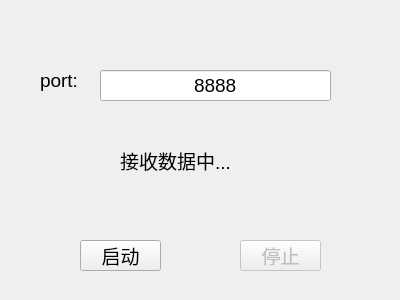
<?xml version="1.0" encoding="UTF-8"?>
<ui version="4.0">
 <class>MainServerWidget</class>
 <widget class="QWidget" name="MainServerWidget">
  <property name="geometry">
   <rect>
    <x>0</x>
    <y>0</y>
    <width>400</width>
    <height>300</height>
   </rect>
  </property>
  <property name="windowTitle">
   <string>MainServerWidget</string>
  </property>
  <widget class="QLabel" name="label_2">
   <property name="geometry">
    <rect>
     <x>40</x>
     <y>60</y>
     <width>61</width>
     <height>41</height>
    </rect>
   </property>
   <property name="font">
    <font>
     <pointsize>14</pointsize>
    </font>
   </property>
   <property name="text">
    <string>port:</string>
   </property>
  </widget>
  <widget class="QLineEdit" name="portLineEdit">
   <property name="geometry">
    <rect>
     <x>100</x>
     <y>70</y>
     <width>231</width>
     <height>31</height>
    </rect>
   </property>
   <property name="font">
    <font>
     <pointsize>14</pointsize>
    </font>
   </property>
   <property name="text">
    <string>8888</string>
   </property>
   <property name="alignment">
    <set>Qt::AlignCenter</set>
   </property>
  </widget>
  <widget class="QPushButton" name="startButton">
   <property name="geometry">
    <rect>
     <x>80</x>
     <y>240</y>
     <width>81</width>
     <height>31</height>
    </rect>
   </property>
   <property name="font">
    <font>
     <pointsize>14</pointsize>
    </font>
   </property>
   <property name="text">
    <string>启动</string>
   </property>
  </widget>
  <widget class="QPushButton" name="stopButton">
   <property name="enabled">
    <bool>false</bool>
   </property>
   <property name="geometry">
    <rect>
     <x>240</x>
     <y>240</y>
     <width>81</width>
     <height>31</height>
    </rect>
   </property>
   <property name="font">
    <font>
     <pointsize>14</pointsize>
    </font>
   </property>
   <property name="text">
    <string>停止</string>
   </property>
  </widget>
  <widget class="QLabel" name="label_3">
   <property name="geometry">
    <rect>
     <x>120</x>
     <y>140</y>
     <width>171</width>
     <height>41</height>
    </rect>
   </property>
   <property name="font">
    <font>
     <pointsize>14</pointsize>
    </font>
   </property>
   <property name="text">
    <string>接收数据中...</string>
   </property>
  </widget>
 </widget>
 <layoutdefault spacing="6" margin="11"/>
 <resources/>
 <connections/>
</ui>
